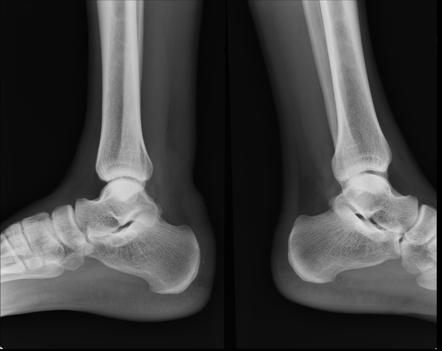
%> input picture Medical Image/Project/hw3.1.bmp, 442 x 351 px
$ octave EdgeDetection.m   (GNU Octave 9; MATLAB toolbox functions it lacks are replaced by stand-ins)
%> lines starting %> are read from the running program, lines starting %| are printed output that depends on the picture; in (x1, y1, x2, y2) boxes, pixels count from 0 and x2, y2 are one past the last pixel; in counts of white or black regions, pixels touching at a corner belong together; the program's own positions count from 1
clear; close all hidden; clc;

img = im2double(imread('hw3.1.bmp'));
%> img: size 351x442 double; min 0, max 0.91, mean 0.251

logfilt = fspecial('LoG', 6);

result = filter2(logfilt, img);
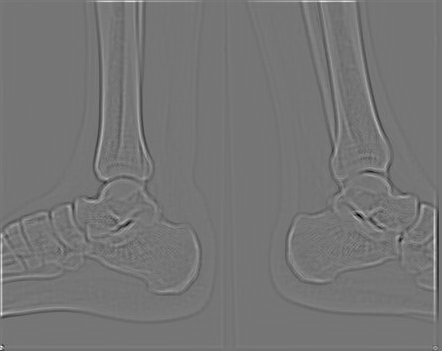
%> result: size 351x442 double; min -0.172, max 0.201, mean 0.000331; drawn with min black and max white

subplot(1,2,1), imshow(result, []);

result2 = edge(img, 'canny', [0.0902, 0.1765],1);
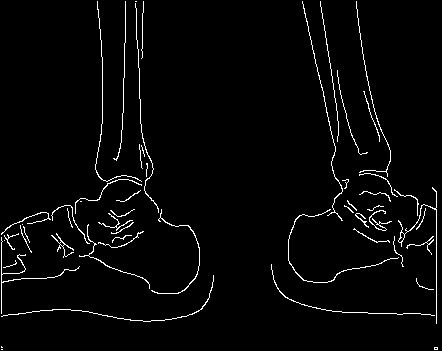
%> result2: size 351x442 logical; 2.8% white in thin lines or dots

subplot(1,2,2), imshow(result2, []);

% figure, imhist(img);

$ run again, with Medical Image/Project/hw1.1.bmp copied over Medical Image/Project/hw3.1.bmp
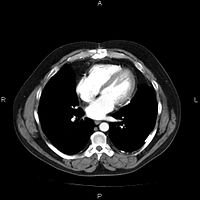
%> input picture Medical Image/Project/hw1.1.bmp, 200 x 200 px
%> `result = filter2(logfilt, img);`:
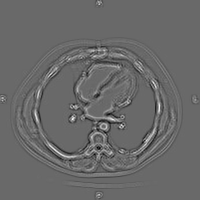
%> result: size 200x200 double; min -0.265, max 0.375, mean 2.24e-05; drawn with min black and max white
%> `result2 = edge(img, 'canny', [0.0902, 0.1765],1);`:
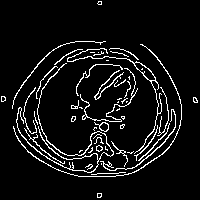
%> result2: size 200x200 logical; 7.3% white in thin lines or dots

$ run again, with Medical Image/Project/hw2.1.bmp copied over Medical Image/Project/hw3.1.bmp
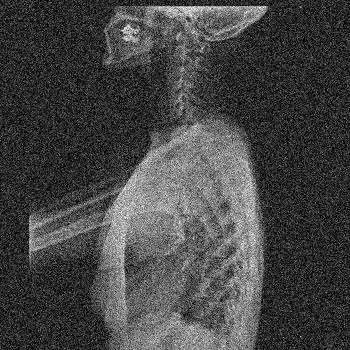
%> input picture Medical Image/Project/hw2.1.bmp, 350 x 350 px
%> `result = filter2(logfilt, img);`:
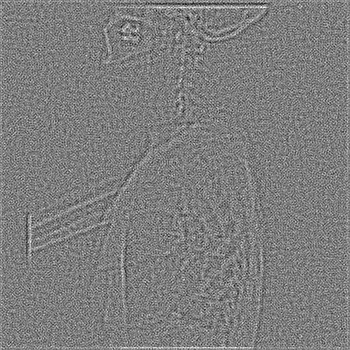
%> result: size 350x350 double; min -0.182, max 0.186, mean 0.000623; drawn with min black and max white
%> `result2 = edge(img, 'canny', [0.0902, 0.1765],1);`:
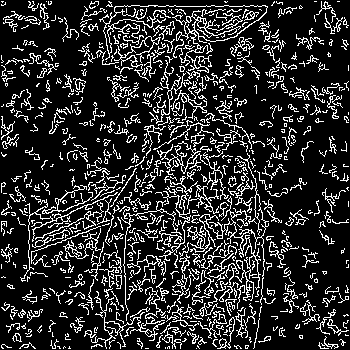
%> result2: size 350x350 logical; 17.6% white in thin lines or dots

$ run again, with Medical Image/Project/hw5.1.bmp copied over Medical Image/Project/hw3.1.bmp
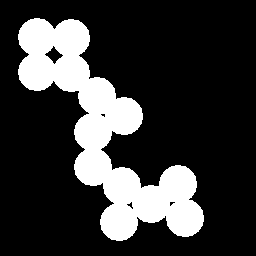
%> input picture Medical Image/Project/hw5.1.bmp, 256 x 256 px
%> img: size 256x256 double; values 0 (black) and 1 (white), 21.6% white; 1 white region, box (x1, y1, x2, y2) and area: (18, 18, 204, 241) 14134
%> `result = filter2(logfilt, img);`:
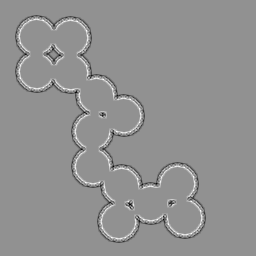
%> result: size 256x256 double; min -0.378, max 0.282, mean -7e-17; drawn with min black and max white
%> `result2 = edge(img, 'canny', [0.0902, 0.1765],1);`:
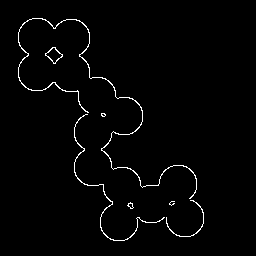
%> result2: size 256x256 logical; 1.8% white in thin lines or dots, all inside (x1, y1, x2, y2) = (18, 18, 204, 241)
